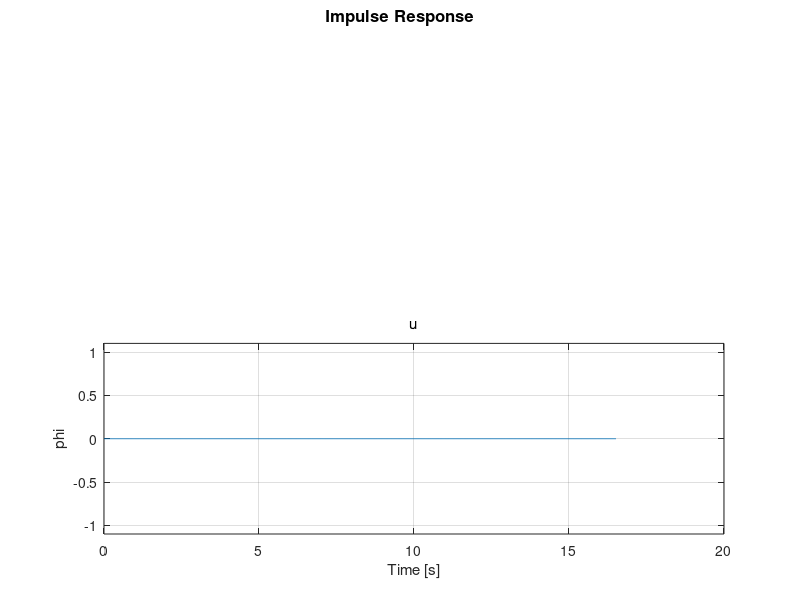

The MATLAB source for this figure:
% syms I_p dtheta dpsi dx_p dy_p m_p dx_w m_w I_w

% K = 0.5 * I_w * dpsi^2 * 2 + 0.5 * m_p*(dx_p)^2 + 0.5*m_p*(dy_p)^2 + 0.5*m_w*dx_w^2 + 0.5 * I_p * dtheta^2;

m_w = 0.01; % kilogram
m_p = 0.2;
L = 0.093; % mm
g = 9.81;
b = 0.1;

x_init = [0; 0; pi; 0.1];

A = [0 1 0 0;
     g*(m_w+m_p)/(m_w*L) 0 0 b/(m_w * L);
     0    0    0    0;
     -m_p*g/m_w 0 0 -b/m_w];

B = [0; -1/(m_w*L); 0 ; 1/m_w];

C = [1 0 0 0; 0 0 1 0];
D = [0; 0];

states = {'x' 'x_dot' 'phi' 'phi_dot'};
inputs = {'u'};
outputs = {'x'; 'phi'};

sys_ss = ss(A,B,C,D,'statename',states,'inputname',inputs,'outputname',outputs);
impulse(sys_ss);
